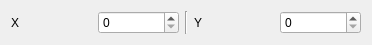
<?xml version="1.0" encoding="UTF-8"?>
<ui version="4.0">
 <class>Coord2DInput</class>
 <widget class="QWidget" name="Coord2DInput">
  <property name="geometry">
   <rect>
    <x>0</x>
    <y>0</y>
    <width>372</width>
    <height>41</height>
   </rect>
  </property>
  <property name="windowTitle">
   <string>Form</string>
  </property>
  <layout class="QHBoxLayout" name="horizontalLayout">
   <item>
    <widget class="QLabel" name="lX">
     <property name="text">
      <string>X</string>
     </property>
    </widget>
   </item>
   <item>
    <widget class="QSpinBox" name="xSpinBox"/>
   </item>
   <item>
    <widget class="Line" name="line">
     <property name="orientation">
      <enum>Qt::Vertical</enum>
     </property>
    </widget>
   </item>
   <item>
    <widget class="QLabel" name="lY">
     <property name="text">
      <string>Y</string>
     </property>
    </widget>
   </item>
   <item>
    <widget class="QSpinBox" name="ySpinBox"/>
   </item>
  </layout>
 </widget>
 <resources/>
 <connections/>
</ui>
